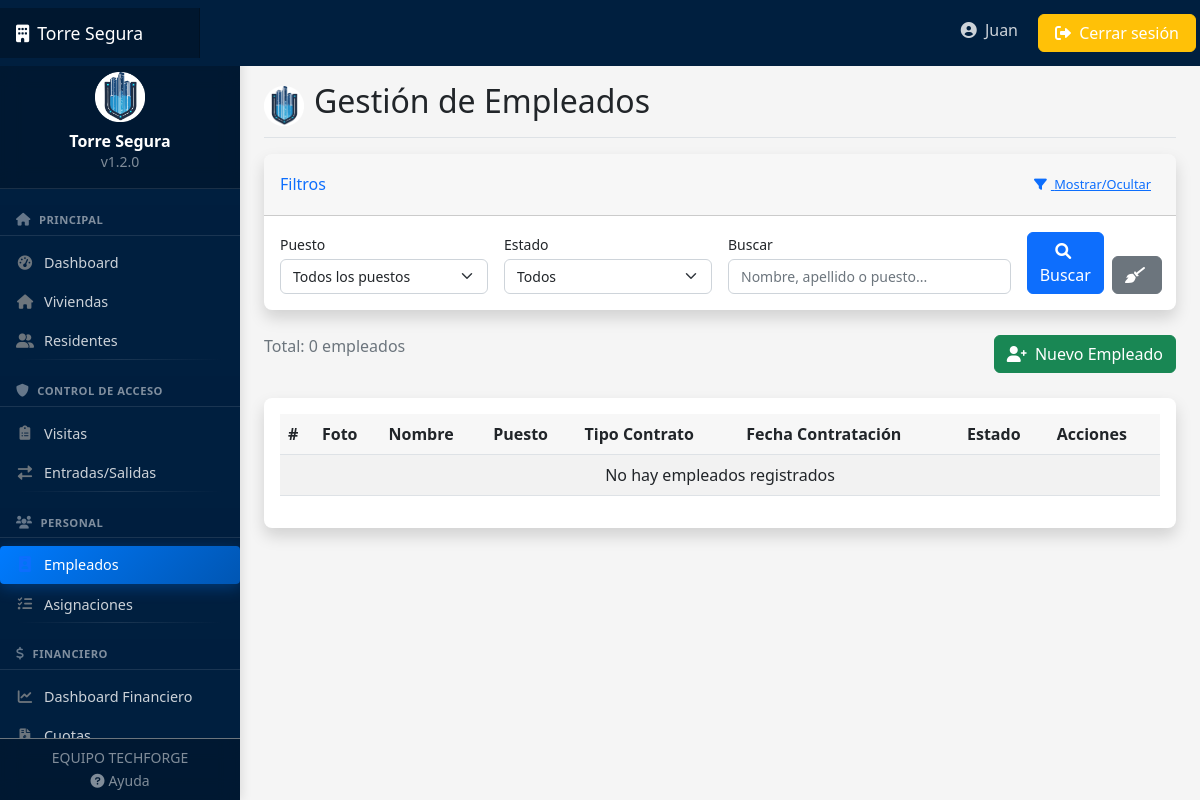
Before: /personal/empleados/ (signed in) with the older database file.
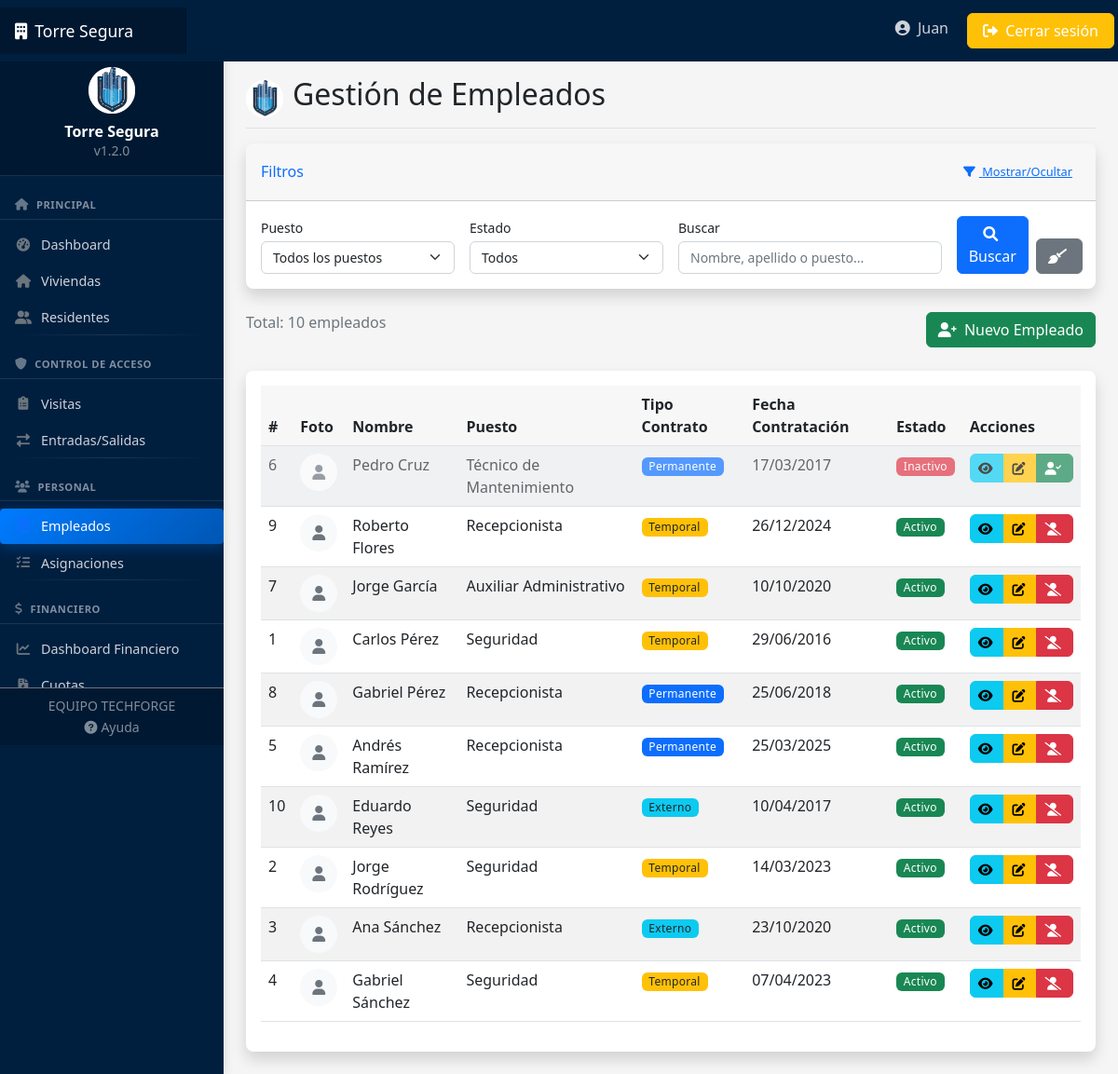
After: the same page with the newer database file.
### personal/models.py (models this page shows, shortened)
class Empleado(models.Model):
    TIPOS_CONTRATO = [
        ('PERMANENTE', 'Permanente'),
        ('TEMPORAL', 'Temporal'),
        ('EXTERNO', 'Proveedor Externo'),
    ]
    usuario = models.OneToOneField(Usuario, on_delete=models.CASCADE, related_name='empleado')
    puesto = models.ForeignKey(Puesto, on_delete=models.PROTECT, related_name='empleados')
    fecha_contratacion = models.DateField()
    tipo_contrato = models.CharField(max_length=15, choices=TIPOS_CONTRATO, default='PERMANENTE')
    salario = models.DecimalField(max_digits=10, decimal_places=2, blank=True, null=True)
    contacto_emergencia = models.CharField(max_length=150, blank=True)
    telefono_emergencia = models.CharField(max_length=15, blank=True)
    especialidad = models.CharField(max_length=100, blank=True)
    activo = models.BooleanField(default=True)
    class Meta:
        verbose_name = "Empleado"
        verbose_name_plural = "Empleados"
        ordering = ['usuario__last_name', 'usuario__first_name']

class Puesto(models.Model):
    nombre = models.CharField(max_length=100)
    descripcion = models.TextField(blank=True)
    requiere_especializacion = models.BooleanField(default=False)
    class Meta:
        verbose_name = "Puesto"
        verbose_name_plural = "Puestos"
        ordering = ['nombre']

### usuarios/models.py (models this page shows, shortened)
class Usuario(AbstractUser):
    TIPOS_DOCUMENTO = [
        ('DNI', 'DNI'),
        ('PASAPORTE', 'Pasaporte'),
        ('CEDULA', 'Cédula'),
    ]
    rol = models.ForeignKey(Rol, on_delete=models.SET_NULL, null=True, related_name='usuarios')
    telefono = models.CharField(max_length=15, blank=True)
    tipo_documento = models.CharField(max_length=10, choices=TIPOS_DOCUMENTO, default='DNI')
    numero_documento = models.CharField(max_length=20, blank=True)
    foto = models.ImageField(upload_to='usuarios/', blank=True, null=True)

### personal/views.py (the view)
# urls.py: path('empleados/', views.EmpleadoListView.as_view(), name='empleado-list'),
class EmpleadoListView(LoginRequiredMixin, ListView):
    model = Empleado
    template_name = 'personal/empleado_list.html'
    context_object_name = 'empleados'
    def get_queryset(self):
        queryset = super().get_queryset()
        puesto_id = self.request.GET.get('puesto')
        if puesto_id:
            queryset = queryset.filter(puesto_id=puesto_id)
        estado = self.request.GET.get('estado')
        if estado:
            activo = estado == 'activo'
            queryset = queryset.filter(activo=activo)
        query = self.request.GET.get('q')
        if query:
            queryset = queryset.filter(
                Q(usuario__first_name__icontains=query) |
                Q(usuario__last_name__icontains=query) |
                Q(puesto__nombre__icontains=query)
            )
        return queryset
    def get_context_data(self, **kwargs):
        context = super().get_context_data(**kwargs)
        context['puestos'] = Puesto.objects.all()
        context['filtro_puesto'] = self.request.GET.get('puesto', '')
        context['filtro_estado'] = self.request.GET.get('estado', '')
        context['query'] = self.request.GET.get('q', '')
        return context

### templates/personal/empleado_list.html (shortened to what the changed rows need)
{% extends 'base.html' %}
{% load static %}
{% block header %}Gestión de Empleados{% endblock %}
{% block content %}
<div class="mb-4 d-flex justify-content-between align-items-center">
    <p class="text-muted">Total: {{ empleados.count }} empleados</p>
    <a href="{% url 'empleado-create' %}" class="btn btn-success">
        <i class="fas fa-user-plus"></i> Nuevo Empleado
    </a>
</div>
<div class="card shadow">
    <div class="card-body">
        <div class="table-responsive">
            <table class="table table-striped table-hover">
                <thead>
                    <tr>
                        <th>#</th>
                        <th>Foto</th>
                        <th>Nombre</th>
                        <th>Puesto</th>
                        <th>Tipo Contrato</th>
                        <th>Fecha Contratación</th>
                        <th>Estado</th>
                        <th>Acciones</th>
                    </tr>
                </thead>
                <tbody>
                    {% for empleado in empleados %}
                    <tr class="{% if not empleado.activo %}empleado-inactivo{% endif %}">
                        <td>{{ empleado.id }}</td>
                        <td>
                            {% if empleado.usuario.foto %}
                                <img src="{{ empleado.usuario.foto.url }}" alt="{{ empleado.usuario }}" class="rounded-circle" style="width: 40px; height: 40px; object-fit: cover;">
                            {% else %}
                                <div class="bg-light rounded-circle d-inline-flex align-items-center justify-content-center" style="width: 40px; height: 40px;">
                                    <i class="fas fa-user text-secondary"></i>
                                </div>
                            {% endif %}
                        </td>
                        <td>{{ empleado.usuario.first_name }} {{ empleado.usuario.last_name }}</td>
                        <td>{{ empleado.puesto.nombre }}</td>
                        <td>
                            {% if empleado.tipo_contrato == 'PERMANENTE' %}
                                <span class="badge bg-primary">Permanente</span>
                            {% elif empleado.tipo_contrato == 'TEMPORAL' %}
                                <span class="badge bg-warning text-dark">Temporal</span>
                            {% else %}
                                <span class="badge bg-info text-dark">Externo</span>
                            {% endif %}
                        </td>
                        <td>{{ empleado.fecha_contratacion|date:"d/m/Y" }}</td>
                        <td>
                            {% if empleado.activo %}
                                <span class="badge bg-success">Activo</span>
                            {% else %}
                                <span class="badge bg-danger">Inactivo</span>
                            {% endif %}
                        </td>
                        <td>
                            <div class="btn-group btn-group-sm">
                                <a href="{% url 'empleado-detail' empleado.id %}" class="btn btn-info" title="Ver detalles">
                                    <i class="fas fa-eye"></i>
                                </a>
                                <a href="{% url 'empleado-update' empleado.id %}" class="btn btn-warning" title="Editar">
                                    <i class="fas fa-edit"></i>
                                </a>
                                <a href="{% url 'empleado-change-state' empleado.id %}" class="btn {% if empleado.activo %}btn-danger{% else %}btn-success{% endif %}" title="{% if empleado.activo %}Desactivar{% else %}Activar{% endif %}">
                                    <i class="fas {% if empleado.activo %}fa-user-slash{% else %}fa-user-check{% endif %}"></i>
                                </a>
                            </div>
                        </td>
                    </tr>
                    {% empty %}
                    <tr>
                        <td colspan="8" class="text-center">No hay empleados registrados</td>
                    </tr>
                    {% endfor %}
                </tbody>
            </table>
        </div>
    </div>
</div>
{% endblock %}

Changed rows visible on the page:
added Empleado: id "6", usuario.first_name "Pedro", usuario.last_name "Cruz", puesto.nombre "Técnico de Mantenimiento", tipo_contrato "Permanente", fecha_contratacion "17/03/2017", activo "Inactivo"
added Empleado: id "9", usuario.first_name "Roberto", usuario.last_name "Flores", puesto.nombre "Recepcionista", tipo_contrato "Temporal", fecha_contratacion "26/12/2024", activo "Activo"
added Empleado: id "7", usuario.first_name "Jorge", usuario.last_name "García", puesto.nombre "Auxiliar Administrativo", tipo_contrato "Temporal", fecha_contratacion "10/10/2020", activo "Activo"
added Empleado: id "1", usuario.first_name "Carlos", usuario.last_name "Pérez", puesto.nombre "Seguridad", tipo_contrato "Temporal", fecha_contratacion "29/06/2016", activo "Activo"
added Empleado: id "8", usuario.first_name "Gabriel", usuario.last_name "Pérez", puesto.nombre "Recepcionista", tipo_contrato "Permanente", fecha_contratacion "25/06/2018", activo "Activo"
added Empleado: id "5", usuario.first_name "Andrés", usuario.last_name "Ramírez", puesto.nombre "Recepcionista", tipo_contrato "Permanente", fecha_contratacion "25/03/2025", activo "Activo"
added Empleado: id "10", usuario.first_name "Eduardo", usuario.last_name "Reyes", puesto.nombre "Seguridad", tipo_contrato "Externo", fecha_contratacion "10/04/2017", activo "Activo"
added Empleado: id "2", usuario.first_name "Jorge", usuario.last_name "Rodríguez", puesto.nombre "Seguridad", tipo_contrato "Temporal", fecha_contratacion "14/03/2023", activo "Activo"
added Empleado: id "3", usuario.first_name "Ana", usuario.last_name "Sánchez", puesto.nombre "Recepcionista", tipo_contrato "Externo", fecha_contratacion "23/10/2020", activo "Activo"
added Empleado: id "4", usuario.first_name "Gabriel", usuario.last_name "Sánchez", puesto.nombre "Seguridad", tipo_contrato "Temporal", fecha_contratacion "07/04/2023", activo "Activo"
Other visible differences:
{{ empleados.count }}: "0" → "10"
text no longer shown: "No hay empleados registrados"
